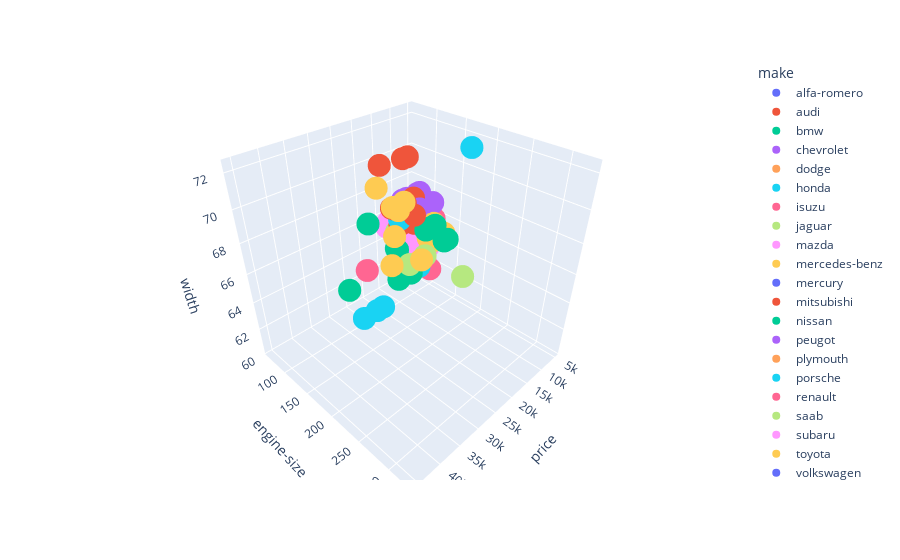

Write notebook code for a chart like this one.
### Code cell
fig=px.scatter_3d(x='price',y='engine-size',z='width',data_frame=df,color='make', size_max=15)
fig.show()

### Figure 1 — Plotly figure (JSON) as saved in the notebook; plotly's stock layout.template omitted (floating-point values rounded to 4 significant figures)
{"data": [{"hovertemplate": "make=alfa-romero<br>price=%{x}<br>engine-size=%{y}<br>width=%{z}<extra></extra>", "legendgroup": "alfa-romero", "marker": {"color": "#636efa", "symbol": "circle"}, "mode": "markers", "name": "alfa-romero", "scene": "scene", "showlegend": true, "type": "scatter3d", "x": [13495, 16500, 16500], "y": [130, 130, 152], "z": [64.1, 64.1, 65.5]}, {"hovertemplate": "make=audi<br>price=%{x}<br>engine-size=%{y}<br>width=%{z}<extra></extra>", "legendgroup": "audi", "marker": {"color": "#EF553B", "symbol": "circle"}, "mode": "markers", "name": "audi", "scene": "scene", "showlegend": true, "type": "scatter3d", "x": [13950, 17450, 15250, 17710, 18920, 23875, 12000], "y": [109, 136, 136, 136, 136, 131, 131], "z": [66.2, 66.4, 66.3, 71.4, 71.4, 71.4, 67.9]}, {"hovertemplate": "make=bmw<br>price=%{x}<br>engine-size=%{y}<br>width=%{z}<extra></extra>", "legendgroup": "bmw", "marker": {"color": "#00cc96", "symbol": "circle"}, "mode": "markers", "name": "bmw", "scene": "scene", "showlegend": true, "type": "scatter3d", "x": [16430, 16925, 20970, 21105, 24565, 30760, 41315, 36880], "y": [108, 108, 164, 164, 164, 209, 209, 209], "z": [64.8, 64.8, 64.8, 64.8, 66.9, 66.9, 67.9, 70.9]}, {"hovertemplate": "make=chevrolet<br>price=%{x}<br>engine-size=%{y}<br>width=%{z}<extra></extra>", "legendgroup": "chevrolet", "marker": {"color": "#ab63fa", "symbol": "circle"}, "mode": "markers", "name": "chevrolet", "scene": "scene", "showlegend": true, "type": "scatter3d", "x": [5151, 6295, 6575], "y": [61, 90, 90], "z": [60.3, 63.6, 63.6]}, {"hovertemplate": "make=dodge<br>price=%{x}<br>engine-size=%{y}<br>width=%{z}<extra></extra>", "legendgroup": "dodge", "marker": {"color": "#FFA15A", "symbol": "circle"}, "mode": "markers", "name": "dodge", "scene": "scene", "showlegend": true, "type": "scatter3d", "x": [5572, 6377, 7957, 6229, 6692, 7609, 8558, 8921, 12964], "y": [90, 90, 98, 90, 90, 90, 98, 122, 156], "z": [63.8, 63.8, 63.8, 63.8, 63.8, 63.8, 63.8, 64.6, 66.3]}, {"hovertemplate": "make=honda<br>price=%{x}<br>engine-size=%{y}<br>width=%{z}<extra></extra>", "legendgroup": "honda", "marker": {"color": "#19d3f3", "symbol": "circle"}, "mode": "markers", "name": "honda", "scene": "scene", "showlegend": true, "type": "scatter3d", "x": [6479, 6855, 5399, 6529, 7129, 7295, 7295, 7895, 9095, 8845, 10295, 12945, 10345], "y": [92, 92, 79, 92, 92, 92, 92, 110, 110, 110, 110, 110, 110], "z": [63.9, 63.9, 64, 64, 64, 64, 63.9, 65.2, 65.2, 65.2, 62.5, 65.2, 66]}, {"hovertemplate": "make=isuzu<br>price=%{x}<br>engine-size=%{y}<br>width=%{z}<extra></extra>", "legendgroup": "isuzu", "marker": {"color": "#FF6692", "symbol": "circle"}, "mode": "markers", "name": "isuzu", "scene": "scene", "showlegend": true, "type": "scatter3d", "x": [6785, 10000, 23000, 11048], "y": [111, 90, 90, 119], "z": [61.8, 63.6, 63.6, 65.2]}, {"hovertemplate": "make=jaguar<br>price=%{x}<br>engine-size=%{y}<br>width=%{z}<extra></extra>", "legendgroup": "jaguar", "marker": {"color": "#B6E880", "symbol": "circle"}, "mode": "markers", "name": "jaguar", "scene": "scene", "showlegend": true, "type": "scatter3d", "x": [32250, 35550, 36000], "y": [258, 258, 326], "z": [69.6, 69.6, 70.6]}, {"hovertemplate": "make=mazda<br>price=%{x}<br>engine-size=%{y}<br>width=%{z}<extra></extra>", "legendgroup": "mazda", "marker": {"color": "#FF97FF", "symbol": "circle"}, "mode": "markers", "name": "mazda", "scene": "scene", "showlegend": true, "type": "scatter3d", "x": [5195, 6095, 6795, 6695, 7395, 10945, 11845, 13645, 15645, 8845, 8495, 10595, 10245, 10795, 11245, 18280, 18344], "y": [91, 91, 91, 91, 91, 70, 70, 70, 80, 122, 122, 122, 122, 122, 122, 140, 134], "z": [64.2, 64.2, 64.2, 64.2, 64.2, 65.7, 65.7, 65.7, 65.7, 66.5, 66.5, 66.5, 66.5, 66.5, 66.5, 66.1, 66.1]}, {"hovertemplate": "make=mercedes-benz<br>price=%{x}<br>engine-size=%{y}<br>width=%{z}<extra></extra>", "legendgroup": "mercedes-benz", "marker": {"color": "#FECB52", "symbol": "circle"}, "mode": "markers", "name": "mercedes-benz", "scene": "scene", "showlegend": true, "type": "scatter3d", "x": [25552, 28248, 28176, 31600, 34184, 35056, 40960, 45400], "y": [183, 183, 183, 183, 234, 234, 308, 304], "z": [70.3, 70.3, 70.3, 71.7, 71.7, 70.5, 71.7, 72]}, {"hovertemplate": "make=mercury<br>price=%{x}<br>engine-size=%{y}<br>width=%{z}<extra></extra>", "legendgroup": "mercury", "marker": {"color": "#636efa", "symbol": "circle"}, "mode": "markers", "name": "mercury", "scene": "scene", "showlegend": true, "type": "scatter3d", "x": [16503], "y": [140], "z": [68]}, {"hovertemplate": "make=mitsubishi<br>price=%{x}<br>engine-size=%{y}<br>width=%{z}<extra></extra>", "legendgroup": "mitsubishi", "marker": {"color": "#EF553B", "symbol": "circle"}, "mode": "markers", "name": "mitsubishi", "scene": "scene", "showlegend": true, "type": "scatter3d", "x": [5389, 6189, 6669, 7689, 9959, 8499, 12629, 14869, 14489, 6989, 8189, 9279, 9279], "y": [92, 92, 92, 98, 110, 122, 156, 156, 156, 122, 122, 110, 110], "z": [64.4, 64.4, 64.4, 63.8, 65.4, 65.4, 66.3, 66.3, 66.3, 65.4, 65.4, 65.4, 65.4]}, {"hovertemplate": "make=nissan<br>price=%{x}<br>engine-size=%{y}<br>width=%{z}<extra></extra>", "legendgroup": "nissan", "marker": {"color": "#00cc96", "symbol": "circle"}, "mode": "markers", "name": "nissan", "scene": "scene", "showlegend": true, "type": "scatter3d", "x": [5499, 7099, 6649, 6849, 7349, 7299, 7799, 7499, 7999, 8249, 8949, 9549, 13499, 14399, 13499, 17199, 19699, 18399], "y": [97, 103, 97, 97, 97, 97, 97, 97, 97, 97, 120, 120, 181, 181, 181, 181, 181, 181], "z": [63.8, 63.8, 63.8, 63.8, 63.8, 63.8, 63.8, 63.8, 63.8, 63.8, 65.2, 65.2, 66.5, 66.5, 66.5, 67.9, 67.9, 67.9]}, {"hovertemplate": "make=peugot<br>price=%{x}<br>engine-size=%{y}<br>width=%{z}<extra></extra>", "legendgroup": "peugot", "marker": {"color": "#ab63fa", "symbol": "circle"}, "mode": "markers", "name": "peugot", "scene": "scene", "showlegend": true, "type": "scatter3d", "x": [11900, 13200, 12440, 13860, 15580, 16900, 16695, 17075, 16630, 17950, 18150], "y": [120, 152, 120, 152, 120, 152, 120, 152, 120, 152, 134], "z": [68.4, 68.4, 68.4, 68.4, 68.4, 68.4, 68.4, 68.4, 68.4, 68.4, 68.3]}, {"hovertemplate": "make=plymouth<br>price=%{x}<br>engine-size=%{y}<br>width=%{z}<extra></extra>", "legendgroup": "plymouth", "marker": {"color": "#FFA15A", "symbol": "circle"}, "mode": "markers", "name": "plymouth", "scene": "scene", "showlegend": true, "type": "scatter3d", "x": [5572, 7957, 6229, 6692, 7609, 8921, 12764], "y": [90, 98, 90, 90, 98, 122, 156], "z": [63.8, 63.8, 63.8, 63.8, 63.8, 64.6, 66.3]}, {"hovertemplate": "make=porsche<br>price=%{x}<br>engine-size=%{y}<br>width=%{z}<extra></extra>", "legendgroup": "porsche", "marker": {"color": "#19d3f3", "symbol": "circle"}, "mode": "markers", "name": "porsche", "scene": "scene", "showlegend": true, "type": "scatter3d", "x": [22018, 32528, 34028, 37028, 12000], "y": [151, 194, 194, 194, 203], "z": [68.3, 65, 65, 65, 72.3]}, {"hovertemplate": "make=renault<br>price=%{x}<br>engine-size=%{y}<br>width=%{z}<extra></extra>", "legendgroup": "renault", "marker": {"color": "#FF6692", "symbol": "circle"}, "mode": "markers", "name": "renault", "scene": "scene", "showlegend": true, "type": "scatter3d", "x": [9295, 9895], "y": [132, 132], "z": [66.5, 66.6]}, {"hovertemplate": "make=saab<br>price=%{x}<br>engine-size=%{y}<br>width=%{z}<extra></extra>", "legendgroup": "saab", "marker": {"color": "#B6E880", "symbol": "circle"}, "mode": "markers", "name": "saab", "scene": "scene", "showlegend": true, "type": "scatter3d", "x": [11850, 12170, 15040, 15510, 18150, 18620], "y": [121, 121, 121, 121, 121, 121], "z": [66.5, 66.5, 66.5, 66.5, 66.5, 66.5]}, {"hovertemplate": "make=subaru<br>price=%{x}<br>engine-size=%{y}<br>width=%{z}<extra></extra>", "legendgroup": "subaru", "marker": {"color": "#FF97FF", "symbol": "circle"}, "mode": "markers", "name": "subaru", "scene": "scene", "showlegend": true, "type": "scatter3d", "x": [5118, 7053, 7603, 7126, 7775, 9960, 9233, 11259, 7463, 10198, 8013, 11694], "y": [97, 108, 108, 108, 108, 108, 108, 108, 108, 108, 108, 108], "z": [63.4, 63.6, 63.8, 65.4, 65.4, 65.4, 65.4, 65.4, 65.4, 65.4, 65.4, 65.4]}, {"hovertemplate": "make=toyota<br>price=%{x}<br>engine-size=%{y}<br>width=%{z}<extra></extra>", "legendgroup": "toyota", "marker": {"color": "#FECB52", "symbol": "circle"}, "mode": "markers", "name": "toyota", "scene": "scene", "showlegend": true, "type": "scatter3d", "x": [5348, 6338, 6488, 6918, 7898, 8778, 6938, 7198, 7898, 7788, 7738, 8358, 9258, 8058, 8238, 9298, 9538, 8449, 9639, 9989, 11199, 11549, 17669, 8948, 10698, 9988, 10898, 11248, 16558, 15998, 15690, 15750], "y": [92, 92, 92, 92, 92, 92, 98, 98, 110, 110, 98, 98, 98, 98, 98, 98, 98, 146, 146, 146, 146, 146, 146, 122, 110, 122, 122, 122, 171, 171, 171, 161], "z": [63.6, 63.6, 63.6, 63.6, 63.6, 63.6, 64.4, 64.4, 64.4, 64.4, 64.4, 64.4, 64.4, 64, 64, 64, 64, 65.6, 65.6, 65.6, 65.6, 65.6, 65.6, 66.5, 66.5, 66.5, 66.5, 66.5, 67.7, 67.7, 66.5, 66.5]}, {"hovertemplate": "make=volkswagen<br>price=%{x}<br>engine-size=%{y}<br>width=%{z}<extra></extra>", "legendgroup": "volkswagen", "marker": {"color": "#636efa", "symbol": "circle"}, "mode": "markers", "name": "volkswagen", "scene": "scene", "showlegend": true, "type": "scatter3d", "x": [7775, 7975, 7995, 8195, 8495, 9495, 9995, 11595, 9980, 13295, 13845, 12290], "y": [97, 109, 97, 109, 109, 97, 109, 109, 109, 136, 97, 109], "z": [65.5, 65.5, 65.5, 65.5, 65.5, 65.5, 65.5, 64.2, 64, 66.9, 66.9, 66.9]}, {"hovertemplate": "make=volvo<br>price=%{x}<br>engine-size=%{y}<br>width=%{z}<extra></extra>", "legendgroup": "volvo", "marker": {"color": "#EF553B", "symbol": "circle"}, "mode": "markers", "name": "volvo", "scene": "scene", "showlegend": true, "type": "scatter3d", "x": [12940, 13415, 15985, 16515, 18420, 18950, 16845, 19045, 21485, 22470, 22625], "y": [141, 141, 141, 141, 130, 130, 141, 141, 173, 145, 141], "z": [67.2, 67.2, 67.2, 67.2, 67.2, 67.2, 68.9, 68.8, 68.9, 68.9, 68.9]}], "layout": {"legend": {"title": {"text": "make"}, "tracegroupgap": 0}, "margin": {"t": 60}, "scene": {"domain": {"x": [0, 1], "y": [0, 1]}, "xaxis": {"title": {"text": "price"}}, "yaxis": {"title": {"text": "engine-size"}}, "zaxis": {"title": {"text": "width"}}}}}
